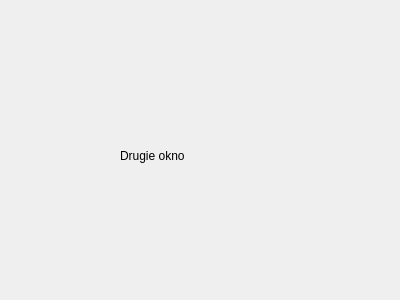
<?xml version="1.0" encoding="UTF-8"?>
<ui version="4.0">
 <class>FormMainWindow</class>
 <widget class="QWidget" name="FormMainWindow">
  <property name="geometry">
   <rect>
    <x>0</x>
    <y>0</y>
    <width>400</width>
    <height>300</height>
   </rect>
  </property>
  <property name="windowTitle">
   <string>Form</string>
  </property>
  <widget class="QLabel" name="label">
   <property name="geometry">
    <rect>
     <x>120</x>
     <y>120</y>
     <width>201</width>
     <height>71</height>
    </rect>
   </property>
   <property name="text">
    <string>Drugie okno</string>
   </property>
  </widget>
 </widget>
 <resources/>
 <connections/>
</ui>
